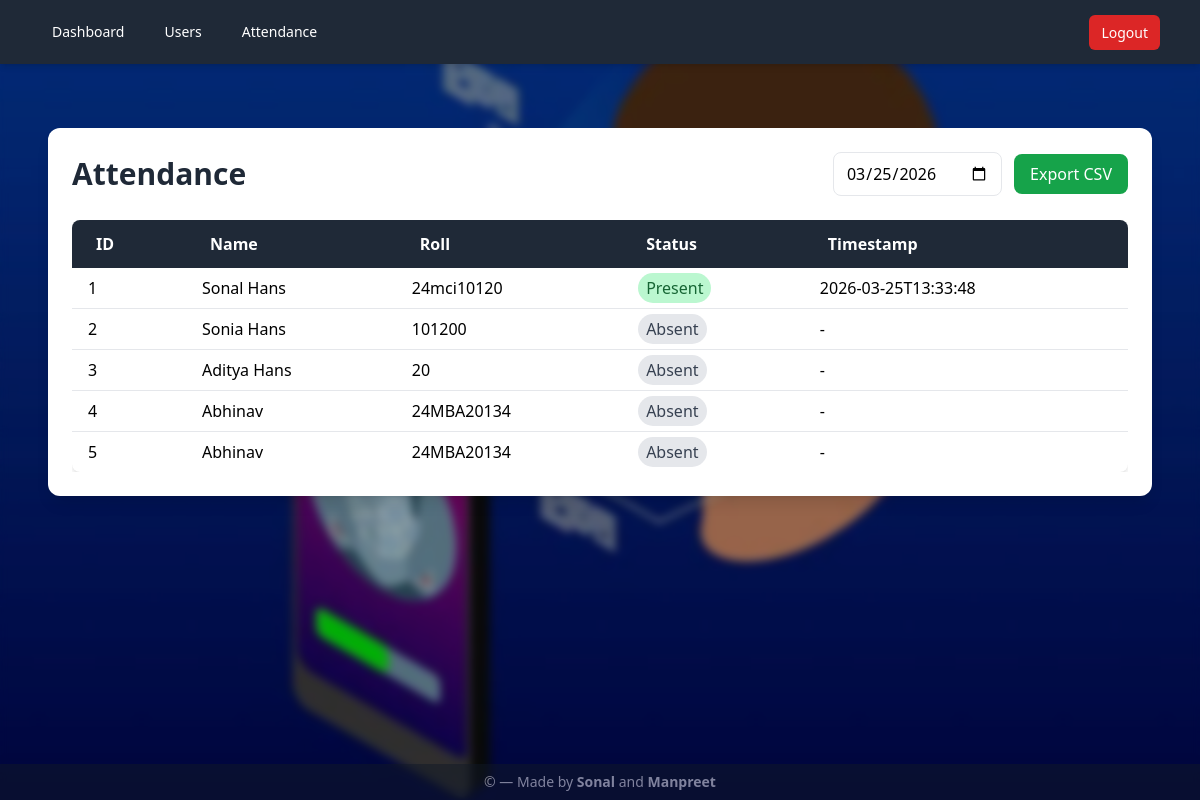
Before: /attendance (signed in) with the older database file.
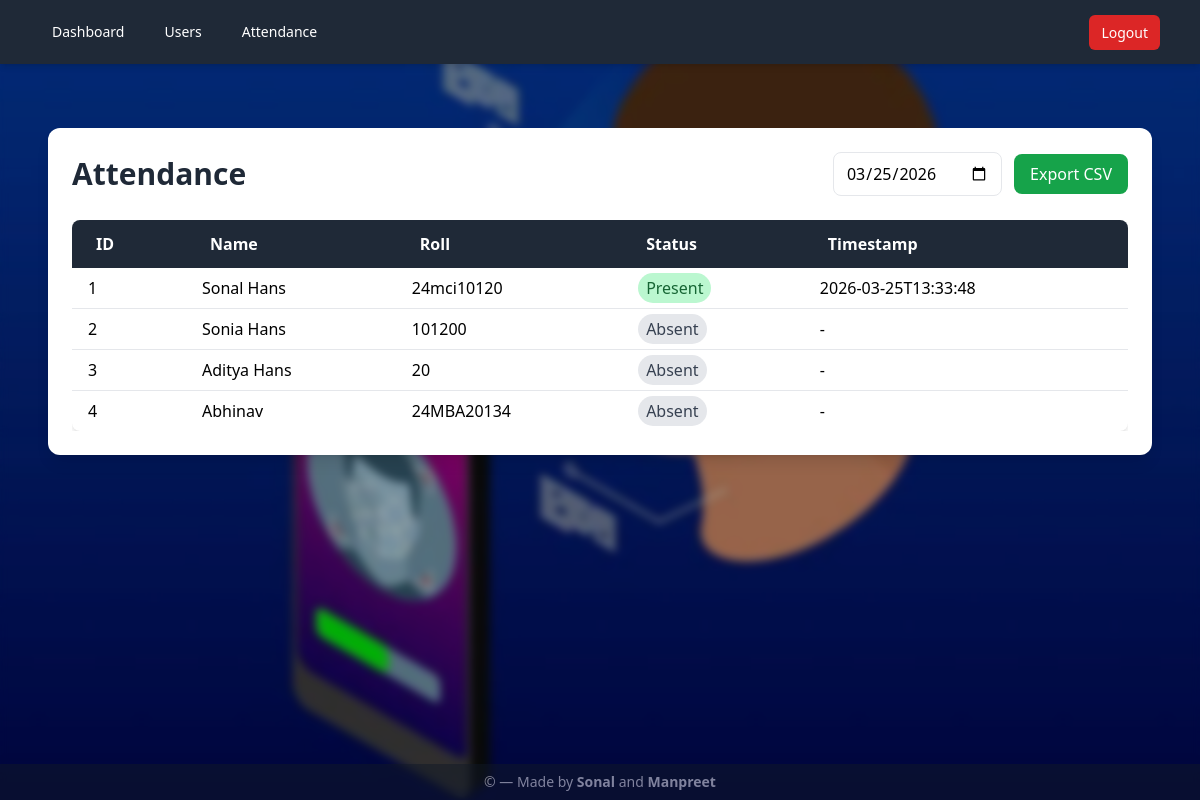
After: the same page with the newer database file.
### tables this page shows
CREATE TABLE users (
            id INTEGER PRIMARY KEY AUTOINCREMENT,
            name TEXT NOT NULL,
            roll TEXT,
            email TEXT
        , admin_username TEXT);

CREATE TABLE attendance (
            id INTEGER PRIMARY KEY AUTOINCREMENT,
            user_id INTEGER NOT NULL,
            date TEXT NOT NULL,
            status TEXT NOT NULL,
            timestamp TEXT NOT NULL,
            FOREIGN KEY(user_id) REFERENCES users(id)
        );

### app.py (the view)
@app.route("/attendance")
@admin_required
def attendance_view():
    current_admin = request.cookies.get("admin")
    date_q = request.args.get("date", datetime.date.today().isoformat())
    conn = get_db()
    cur = conn.cursor()
    cur.execute("SELECT * FROM users WHERE admin_username=? ORDER BY id", (current_admin,))
    users = cur.fetchall()
    cur.execute("SELECT a.* FROM attendance a JOIN users u ON a.user_id = u.id WHERE u.admin_username=? AND a.date=?", (current_admin, date_q))
    rows = {r["user_id"]: r for r in cur.fetchall()}
    conn.close()
    return render_template("attendance_view.html", users=users, rows=rows, date=date_q)

### app.py (called while the page is built)
def get_db():
    conn = sqlite3.connect(DB_PATH)
    conn.row_factory = sqlite3.Row
    return conn

def admin_required(fn):
    @wraps(fn)
    def wrapper(*args, **kwargs):
        if not request.cookies.get("admin"):
            return redirect(url_for("login"))
        return fn(*args, **kwargs)
    return wrapper

### templates/attendance_view.html
{% extends "layout.html" %} {% block content %}
<div class="max-w-7xl mx-auto mt-10 p-6 bg-white rounded-xl shadow-lg">
  <div class="flex items-center justify-between mb-6">
    <h1 class="text-3xl font-bold text-gray-800">Attendance</h1>
    <form action="{{ url_for('attendance_export') }}" method="GET">
      <input
        type="date"
        name="date"
        value="{{ date }}"
        class="px-3 py-2 border rounded-lg mr-2"
      />
      <button
        type="submit"
        class="px-4 py-2 bg-green-600 text-white rounded-lg hover:bg-green-700 transition"
      >
        Export CSV
      </button>
    </form>
  </div>
  <div class="overflow-x-auto">
    <table class="min-w-full bg-white rounded-lg shadow-md overflow-hidden">
      <thead class="bg-gray-800 text-white">
        <tr>
          <th class="py-3 px-6 text-left">ID</th>
          <th class="py-3 px-6 text-left">Name</th>
          <th class="py-3 px-6 text-left">Roll</th>
          <th class="py-3 px-6 text-left">Status</th>
          <th class="py-3 px-6 text-left">Timestamp</th>
        </tr>
      </thead>
      <tbody class="divide-y divide-gray-200">
        {% for user in users %} {% set row = rows.get(user.id) %}
        <tr class="hover:bg-gray-100 transition">
          <td class="py-2 px-4">{{ user.id }}</td>
          <td class="py-2 px-4">{{ user.name }}</td>
          <td class="py-2 px-4">{{ user.roll or '-' }}</td>
          <td class="py-2 px-4">
            {% if row %}
            <span
              class="px-2 py-1 rounded-full {% if row['status'] == 'present' %}bg-green-200 text-green-800 {% else %}bg-red-200 text-red-800{% endif %}"
            >
              {{ row['status'] | capitalize }}
            </span>
            {% else %}
            <span class="px-2 py-1 rounded-full bg-gray-200 text-gray-700">
              Absent
            </span>
            {% endif %}
          </td>
          <td class="py-2 px-4">{{ row['timestamp'][:19] if row else '-' }}</td>
        </tr>
        {% endfor %}
      </tbody>
    </table>
  </div>
</div>
{% endblock %}

Changed rows visible on the page:
removed users: id "5", name "Abhinav", roll "24MBA20134", shows "Absent", row "-"
